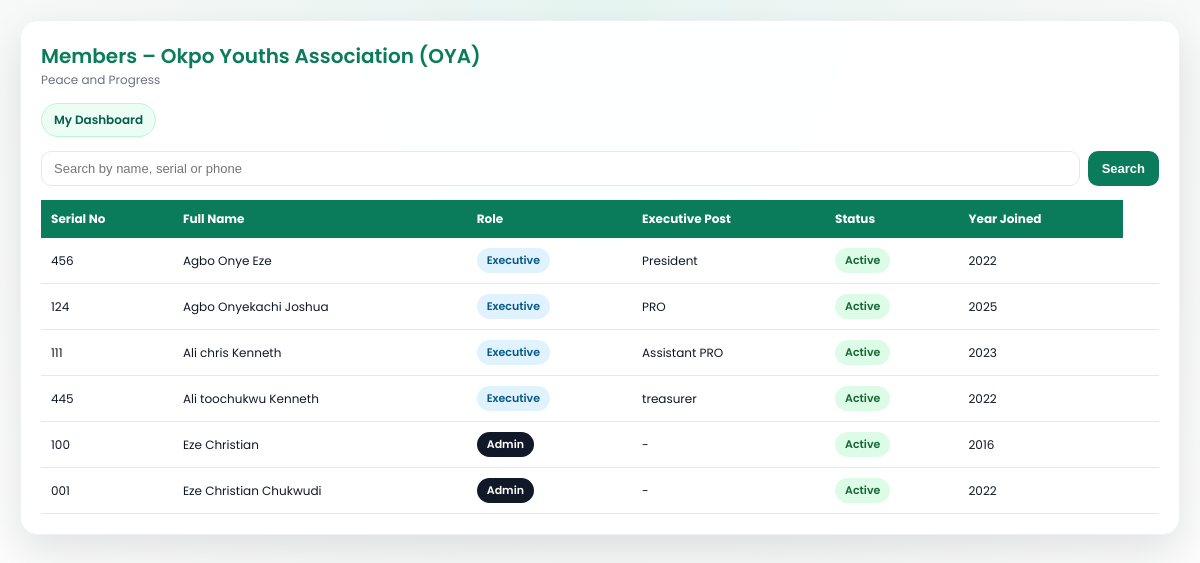
Screenshot of /members/ (signed in) with the database file from the repository.
### accounts/models.py (models this page shows, shortened)
class Member(models.Model):
    ROLE_CHOICES = [
        ('admin', 'Admin'),
        ('executive', 'Executive'),
        ('floor', 'Floor Member'),
    ]
    STATUS_CHOICES = [
        ('active', 'Active'),
        ('inactive', 'Inactive'),
        ('suspended', 'Suspended'),
    ]
    serial_number = models.CharField(max_length=20, unique=True)
    full_name = models.CharField(max_length=200)
    phone_number = models.CharField(max_length=20)
    gender = models.CharField(max_length=10)
    age = models.PositiveIntegerField()
    role = models.CharField(max_length=20, choices=ROLE_CHOICES)
    executive_position = models.CharField(max_length=100, null=True, blank=True)
    status = models.CharField(max_length=20, choices=STATUS_CHOICES)
    year_joined = models.PositiveIntegerField()
    password = models.CharField(max_length=128)  # hashed later
    created_at = models.DateTimeField(auto_now_add=True)

### accounts/decorators.py (the view)
    def wrapper(request, *args, **kwargs):
        if not request.session.get('member_id'):
            return redirect('login')
        return view_func(request, *args, **kwargs)

### accounts/views.py (called while the page is built)
@login_required
def members_list(request):
    query = request.GET.get('q', '')
    if query:
        members = Member.objects.filter(
            Q(full_name__icontains=query) |
            Q(serial_number__icontains=query) |
            Q(phone_number__icontains=query)
        )
    else:
        members = Member.objects.all().order_by('full_name')
    return render(request, 'accounts/members_list.html', {'members': members, 'query': query})

### accounts/templates/accounts/members_list.html (shortened to what this page needs)
<!DOCTYPE html>
<html lang="en">
<head>
</head>
<body>
  <div class="container">
    <h2>Members – Okpo Youths Association (OYA)</h2>
    <div class="tagline">Peace and Progress</div>
    <div class="nav">
      <a href="{% url 'dashboard' %}">My Dashboard</a>
    </div>
    <form method="get" class="search-box">
      <input type="text" name="q" placeholder="Search by name, serial or phone" value="{{ query }}">
      <button type="submit">Search</button>
    </form>
    <div class="table-wrap">
      <table>
        <thead>
          <tr>
            <th>Serial No</th>
            <th>Full Name</th>
            <th>Role</th>
            <th>Executive Post</th>
            <th>Status</th>
            <th>Year Joined</th>
          </tr>
        </thead>
        <tbody>
          {% for member in members %}
          <tr>
            <td>{{ member.serial_number }}</td>
            <td>{{ member.full_name }}</td>
            <td>
              <span class="badge {% if member.role == 'admin' %}badge-admin{% else %}badge-member{% endif %}">
                {{ member.role|title }}
              </span>
            </td>
            <td>
              {% if member.executive_position %}
                {{ member.executive_position }}
              {% else %}
                -
              {% endif %}
            </td>
            <td>
              <span class="badge badge-{{ member.status }}">
                {{ member.status|title }}
              </span>
            </td>
            <td>{{ member.year_joined }}</td>
            <td>
</td>
          </tr>
          {% empty %}
          <tr>
            <td colspan="7" style="text-align:center; padding:16px; color:#6b7280;">
              No members found.
            </td>
          </tr>
          {% endfor %}
        </tbody>
      </table>
    </div>
  </div>
</body>
</html>

### accounts/templates/accounts/members_list.html (style rules this page uses)
* { box-sizing: border-box; }
body { margin: 0; min-height: 100vh; font-family: 'Poppins', sans-serif; background: radial-gradient(circle at top, #e6f5f1, #f5f7f6, #ffffff); padding: 20px; }
.container { max-width: 1200px; margin: auto; background: rgba(255,255,255,0.95); backdrop-filter: blur(6px); padding: 20px; border-radius: 18px; box-shadow: 0 16px 40px rgba(0,0,0,0.1); border: 1px solid #eef2f7; }
h2 { margin: 0; color: #0a7c5b; font-weight: 600; font-size: 20px; }
.tagline { font-size: 12px; color: #6b7280; margin-bottom: 14px; }
.nav { display: flex; flex-wrap: wrap; gap: 8px; margin-bottom: 14px; }
.nav a { padding: 7px 12px; border-radius: 999px; text-decoration: none; font-weight: 600; font-size: 12px; background: #ecfdf5; color: #065f46; border: 1px solid #bbf7d0; transition: 0.2s ease; }
.search-box { display: flex; gap: 8px; margin-bottom: 14px; }
.search-box input { flex: 1; padding: 9px 12px; border-radius: 10px; border: 1px solid #e5e7eb; outline: none; font-size: 13px; }
.search-box button { padding: 9px 14px; border-radius: 10px; border: none; background: #0a7c5b; color: white; font-weight: 600; cursor: pointer; font-size: 13px; }
.table-wrap { overflow-x: auto; }
table { width: 100%; border-collapse: collapse; min-width: 700px; }
th { background: #0a7c5b; color: white; padding: 10px; font-size: 12px; text-align: left; }
td { padding: 10px; border-bottom: 1px solid #e5e7eb; font-size: 12px; color: #111827; }
.badge { padding: 4px 10px; border-radius: 999px; font-size: 11px; font-weight: 600; display: inline-block; }
.badge-admin { background: #111827; color: white; }
.badge-member { background: #e0f2fe; color: #075985; }
.badge-active { background: #dcfce7; color: #166534; }

### rows the page displays
Member: serial_number "456", full_name "Agbo Onye Eze", role "Executive", executive_position "President", status "Active", year_joined "2022"
Member: serial_number "124", full_name "Agbo Onyekachi Joshua", role "Executive", executive_position "PRO", status "Active", year_joined "2025"
Member: serial_number "111", full_name "Ali chris Kenneth", role "Executive", executive_position "Assistant PRO", status "Active", year_joined "2023"
Member: serial_number "445", full_name "Ali toochukwu Kenneth", role "Executive", executive_position "treasurer", status "Active", year_joined "2022"
Member: serial_number "100", full_name "Eze Christian", role "Admin", status "Active", year_joined "2016"
Member: serial_number "001", full_name "Eze Christian Chukwudi", role "Admin", status "Active", year_joined "2022"
